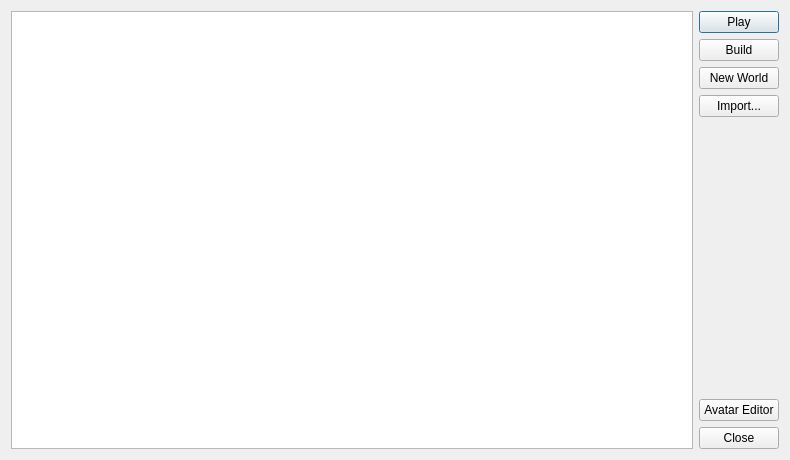
<?xml version="1.0" encoding="UTF-8"?>
<ui version="4.0">
 <class>WorldsDialog</class>
 <widget class="QDialog" name="WorldsDialog">
  <property name="geometry">
   <rect>
    <x>0</x>
    <y>0</y>
    <width>790</width>
    <height>460</height>
   </rect>
  </property>
  <property name="windowTitle">
   <string>Worlds</string>
  </property>
  <layout class="QHBoxLayout" name="horizontalLayout">
   <item>
    <widget class="QListWidget" name="worldsList"/>
   </item>
   <item>
    <layout class="QVBoxLayout" name="buttonsLayout">
     <item>
      <widget class="QPushButton" name="playButton">
       <property name="text">
        <string>Play</string>
       </property>
      </widget>
     </item>
     <item>
      <widget class="QPushButton" name="buildButton">
       <property name="text">
        <string>Build</string>
       </property>
      </widget>
     </item>
     <item>
      <widget class="QPushButton" name="newButton">
       <property name="text">
        <string>New World</string>
       </property>
      </widget>
     </item>
     <item>
      <widget class="QPushButton" name="importButton">
       <property name="text">
        <string>Import...</string>
       </property>
      </widget>
     </item>
     <item>
      <spacer name="verticalSpacer">
       <property name="orientation">
        <enum>Qt::Orientation::Vertical</enum>
       </property>
       <property name="sizeHint" stdset="0">
        <size>
         <width>20</width>
         <height>40</height>
        </size>
       </property>
      </spacer>
     </item>
     <item>
      <widget class="QPushButton" name="avatarButton">
       <property name="text">
        <string>Avatar Editor</string>
       </property>
      </widget>
     </item>
     <item>
      <widget class="QPushButton" name="closeButton">
       <property name="text">
        <string>Close</string>
       </property>
      </widget>
     </item>
    </layout>
   </item>
  </layout>
 </widget>
 <resources/>
 <connections/>
</ui>
